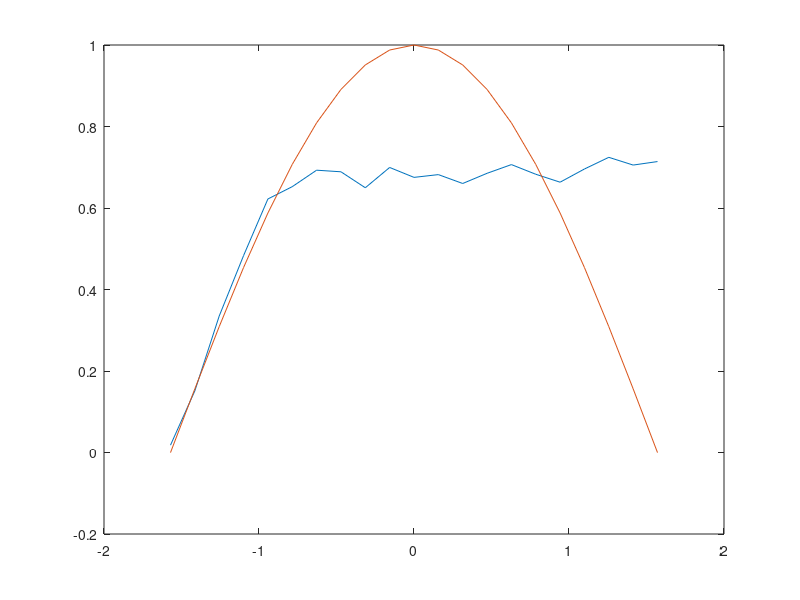

This figure's MATLAB source:


eta = 0.1;
number = 10;
pi = 3.142;

%[x_input] = [];
%x_input = rand(1,number);
%for i = 1: number
%[x_input] =  [x_input (-pi / (2 * i) )];
%end

%x_0 = [ 0 ];
%x_input = [x_input,x_0];

%[x_temp] = [];
%x_temp = rand(1,number);
%i=number;
%while i >= 1
%[x_temp] =  [x_temp (pi / (2 * i) )];
%i--;
%end


%x_input = [x_input,x_temp];

x_input = -pi/2:pi/20:pi/2;
disp(x_input);

size = 21;

input_vector = zeros(1,size);
required_output = zeros(1,size);
calculated_output = zeros(1,size);

x_hidden = [ 1 1 1 ];
x_output = [ 1 1 1 ];

y_first = [ 1 1 1 ];
y_second = [ 1 1 1 ];
y_third = [ 1 ];

w_input = rand(1,1);
w_hidden = rand(1,3);
w_output = rand(1,3);

b_input = rand(1,1);
b_hidden = rand(1,3);
b_output = rand(1,1);

delta_output = [ 1 ];
delta_hidden = [ 1 1 1 ];
delta_input = [ 1 ];

dw_input = [ 1 ];
dw_hidden = [ 1 1 1 ];
dw_output = [ 1 1 1 ];

prev_w_input = [ 1 ];
prev_w_hidden = [ 1 1 1 ];
prev_w_output = [ 1 1 1 ];

db_input = [ 1 ];
db_hidden = [ 1 1 1 ];
db_output = [ 1 ];



function [ out ] = sigmoidd( s )
out = (1 - exp(-2*s)) ./ (1 + exp(-2*s));
end


function [ out ] = sigmoidd_derivative( s )
out = (4 * exp(-2*s)) ./ ((1 + exp(-2*s)) .* (1 + exp(-2*s))) ;
end

function [ out ] = forward_hidden( x , w , b )
j = 1;
for i = x
out(j)= w(j)*i + b(j);
%disp(out(j));
j= j + 1;
endfor;
end

function [ out ] = forward_output( x , w , b )
x_t = transpose(x);
out = w*x_t;
out = out + b;
end

function [ delta_hidden ] = propogate_delta_to_hidden(w_output, delta_output)
j = 1;	
for i = w_output
delta_hidden(j) = i * delta_output;
j = j+1;
endfor;
end

function [ delta_input ] = propogate_delta_to_input(w_hidden, delta_hidden)
w_hidden_t = transpose(w_hidden);
delta_input = delta_hidden*w_hidden_t;
end


for iter = 1 : 200
% Looping through all the input cases

% Looping through all the input cases
count = 1;
x = x_input;
n = rand(length(x),1);
[garbage index] = sort(n);
x_randomized = x(index);
for i = x_randomized
%
% Forward Pass begins:
%
delta_output = [ 1 ];
delta_hidden = [ 1 1 1 ];
delta_input = [ 1 ];

dw_input = [ 1 ];
dw_hidden = [ 1 1 1 ];
dw_output = [ 1 1 1 ];

x_hidden = [ 1 1 1 ];
x_output = [ 1 1 1 ];

y_first = [ 1 1 1 ];
y_second = [ 1 1 1 ];
y_third = [ 1 ];


%disp(i)
% layer 1

y_first = i * w_input(1) + b_input(1);
out = sigmoidd(y_first);
x_hidden = x_hidden * out;


y_second = forward_hidden(x_hidden,w_hidden,b_hidden);

% layer 2
k = 1;	
for j = y_second
x_output(k) = sigmoidd(j);
k = k + 1;	
endfor;

% layer 3
y_third = forward_output(x_output, w_output, b_output);
y_target = sigmoidd(y_third);
%disp(y_target);

% find actual tan answer
y_expected = cos(i);	


% calculating error
delta_output = y_expected - y_target;


if(delta_output > 0.05 || delta_output < -0.05)

delta_hidden = propogate_delta_to_hidden(w_output,delta_output);
delta_input = propogate_delta_to_input(w_hidden,delta_hidden);


%updating weights

dw_input = eta * delta_input .* sigmoidd_derivative( y_first ) .* i;
prev_w_input = w_input;
w_input = w_input + dw_input;

dw_hidden = eta * delta_hidden .* sigmoidd_derivative( y_second ) .* x_hidden;
prev_w_hidden = w_hidden;
w_hidden = w_hidden + dw_hidden;

dw_output = eta * delta_output .* sigmoidd_derivative( y_third ) .* x_output;
prev_w_output = w_output;
w_output = w_output + dw_output;
 
%updating bias

db_input = eta * delta_input .* sigmoidd_derivative( y_first );
b_input = b_input + db_input;
 
db_hidden = eta * delta_hidden .* sigmoidd_derivative( y_second );
b_hidden = b_hidden + db_hidden;

db_output = eta * delta_output .* sigmoidd_derivative( y_third );
b_output = b_output + db_output;

 
end

input_vector(count) = i;
required_output(count) = cos(i);
calculated_output(count) = y_target;
count = count+1;



endfor;


%plot(input_vector,required_output,input_vector,calculated_output);
%axis([-pi/2,pi/2,-4,4]);



endfor;


 plot_x1 = input_vector;
 plot_y1 = calculated_output;
 [val ind ] = sort(plot_x1);
 plot_y1 = plot_y1(ind);

 plot_x2 = input_vector;
 plot_y2 = required_output;
 [val ind ] = sort(plot_x2);
 plot_y2 = plot_y2(ind);
 plot(sort(plot_x1),plot_y1,sort(plot_x2),plot_y2);
 
printf ("REquired output");
disp(required_output);
printf("Calculated output");
disp(calculated_output);
printf("WEights");
disp(w_input);
disp(w_hidden);
disp(w_output);









